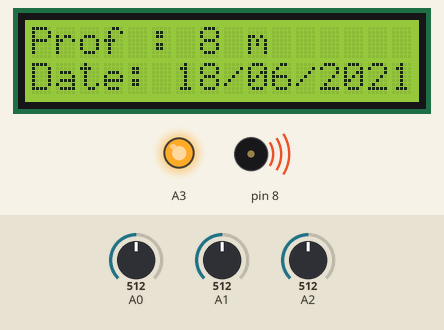
Bench run of a sketch on a simulated Arduino Uno, built with avr-gcc and run on an emulated ATmega328P. Parts: 16×2 character LCD, output pins drawn as LEDs (lit = HIGH), buzzer (waves = sounding). Inputs (shaded band) come from the test bench; at power-on: A1 = 512, A0 = 512, A2 = 512. Random numbers use the default seed unless the sketch sets one.

Above: at 2.2 s.
2.3 s: A1 set to 310
At 3.4 s:
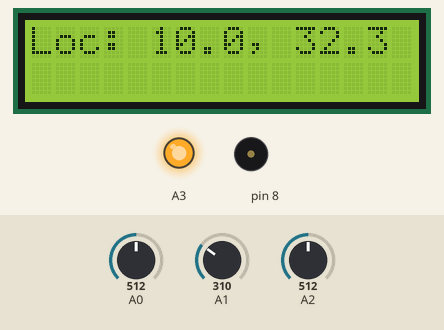
11.6 s: A1 set to 282
At 13.8 s:
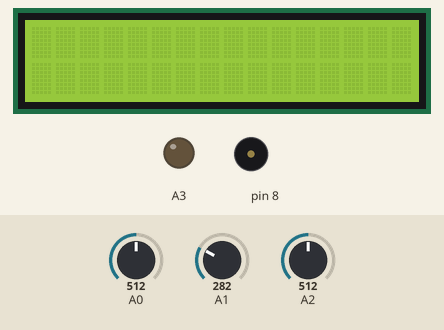
16.6 s: A1 set to 306
At 18.5 s:
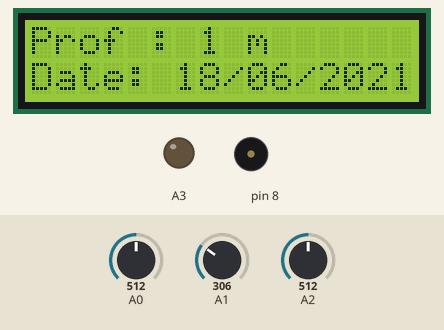
21.6 s: A0 set to 312
26.6 s: A0 set to 282
Timing chart, 0 to 32.4 s (numbered marks = the images above; inputs shaded):
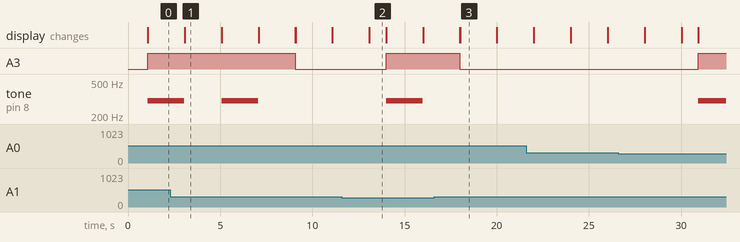

Measured:
- the behaviour switches between 300 and 299 on A1 (found by bisection; images 1 and 2)
- what the display in image 1 shows lasts 2.0 s, from 3.1 s to 5.1 s
- what the display in image 2 shows lasts 0.9 s, from 13.1 s to 14.0 s

The sketch:

src.ino
```cpp
#include <LiquidCrystal.h>
#include <stdlib.h>


LiquidCrystal lcd(12,11,5,4,3,2);
int upper;
int lower;
int valid;
int t;
int taille=0;
int prof=0;
int marge=3;
bool v = true;

#define NOTE_C4  262
#define NOTE_G3  196
#define NOTE_A3  220
#define NOTE_B3  247
#define NOTE_C4  262


// notes in the melody:
int melody[] = {
  NOTE_C4, NOTE_G3, NOTE_G3, NOTE_A3, NOTE_G3, 0, NOTE_B3, NOTE_C4
};

// note durations: 4 = quarter note, 8 = eighth note, etc.:
int noteDurations[] = {
  4, 8, 8, 4, 4, 4, 4, 4
};

void setup()
{
lcd.begin(16,2);
  pinMode(A3, OUTPUT);

delay(1000);
}
void loop()
{
    upper = analogRead(A0);
    lower = analogRead(A1);
	valid = analogRead(A2);
  	prof = rand() % 10 + 1;

    t = 300;
    if(upper < t && lower > t)
    {
    taille = taille + 1;
    delay(900);
    }
    else
    {
    taille = taille;
    }
    if(upper > t && lower < t)
    {
    taille =taille -1;
    delay(900);
    }
    else
    {
    taille = taille;
    }

  if(valid > 10){
	v = false;
  }


  if(v){
  	lcd.setCursor(0,0);
    lcd.print("Taille : ");
    lcd.print(taille);
    lcd.print(" m");
    delay(500);

  	lcd.clear();


  }
  else{
    if(prof > (taille + marge)){
    	digitalWrite(A3, HIGH);
      	tone(8, 300, 2000);


    }else{
      noTone(8);
    digitalWrite(A3, LOW);

    }


	 lcd.setCursor(0,0);
     lcd.print("Prof : ");
     lcd.print(prof);
     lcd.print(" m");

     lcd.setCursor(0,1);
     lcd.print("Date: ");
     lcd.print("18/06/2021");
     delay(2000);

  	lcd.clear();

    lcd.setCursor(0,0);
    lcd.print("Loc: ");
    lcd.print("10.0, 32.3");
    delay(2000);

  	lcd.clear();
  }


}
```
